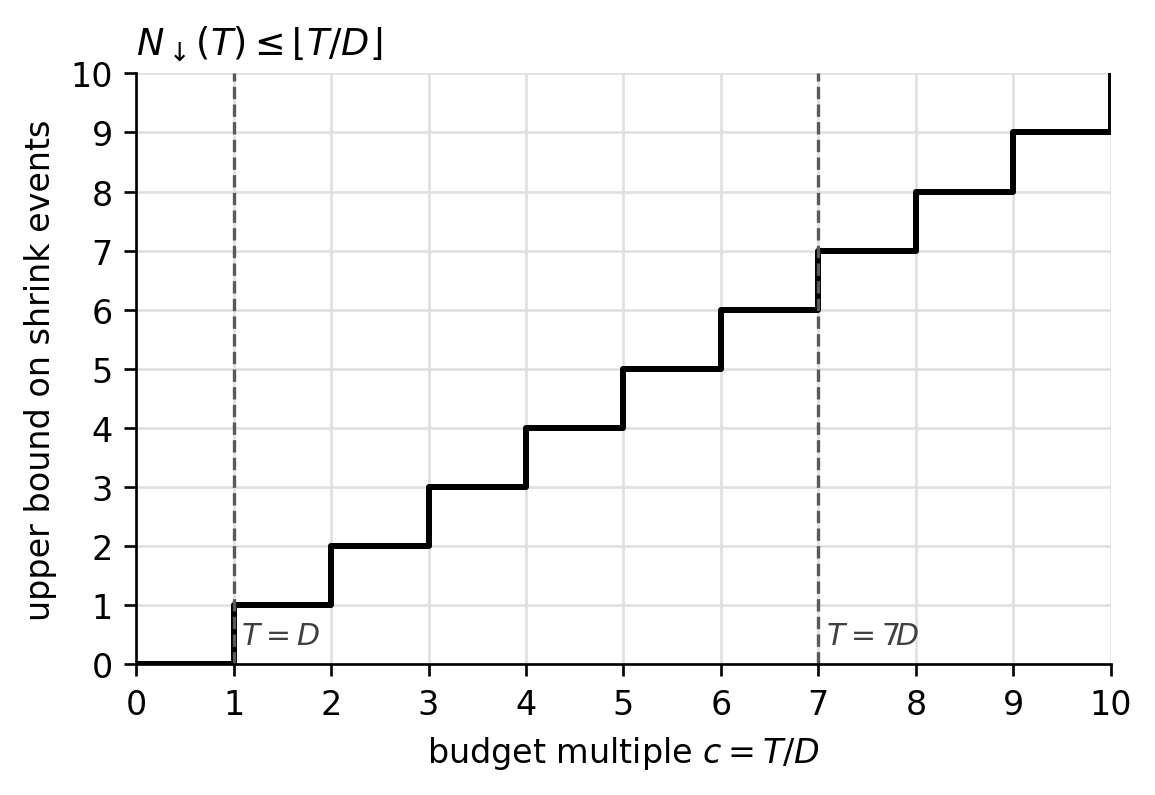

Here is the Python script that generated this plot:
"""Generate the normalized failure-clock plot for the TuRBO note."""

from __future__ import annotations

import os
from pathlib import Path

os.environ.setdefault("MPLCONFIGDIR", "/private/tmp/yubo-matplotlib-cache")

import matplotlib

matplotlib.use("Agg")
import matplotlib.pyplot as plt
import numpy as np


OUT = Path(__file__).with_suffix(".pdf")
OUT_PNG = Path(__file__).with_suffix(".png")


def main() -> None:
    c = np.arange(0, 12, dtype=float)
    n_shrink = np.floor(c)

    fig, ax = plt.subplots(figsize=(4.7, 3.2), constrained_layout=True)

    ax.step(
        c,
        n_shrink,
        where="post",
        color="black",
        linewidth=1.8,
    )
    ax.axvline(1.0, color="0.35", linestyle="--", linewidth=1.0)
    ax.axvline(7.0, color="0.35", linestyle="--", linewidth=1.0)
    ax.text(1.08, 0.35, r"$T=D$", fontsize=9, color="0.25")
    ax.text(7.08, 0.35, r"$T=7D$", fontsize=9, color="0.25")

    ax.set_xlim(0, 10)
    ax.set_ylim(0, 10)
    ax.set_xticks(np.arange(0, 11, 1))
    ax.set_yticks(np.arange(0, 11, 1))
    ax.set_xlabel(r"budget multiple $c=T/D$")
    ax.set_ylabel(r"upper bound on shrink events")
    ax.set_title(r"$N_{\downarrow}(T)\leq\lfloor T/D\rfloor$", loc="left", fontsize=11)

    ax.grid(True, color="0.88", linewidth=0.8)
    ax.spines["top"].set_visible(False)
    ax.spines["right"].set_visible(False)

    fig.savefig(OUT, bbox_inches="tight")
    fig.savefig(OUT_PNG, dpi=240, bbox_inches="tight")
    print(OUT)
    print(OUT_PNG)


if __name__ == "__main__":
    main()
